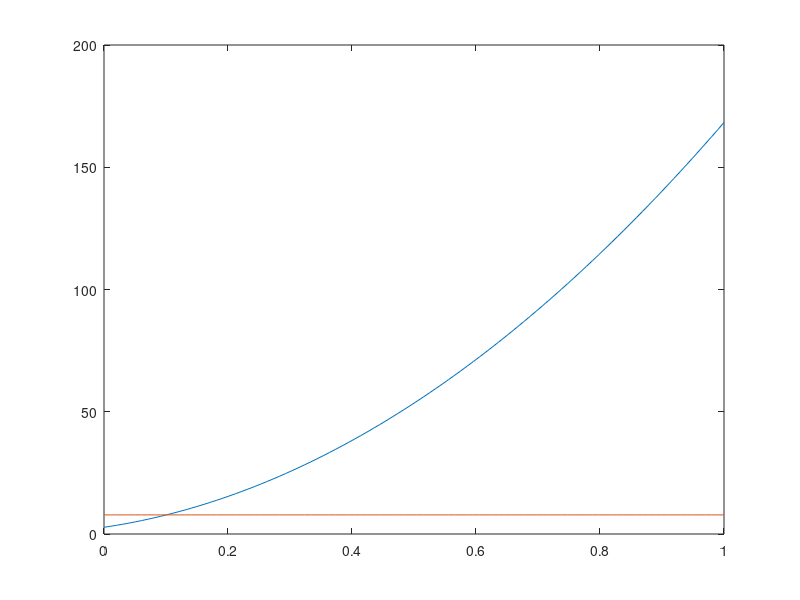

The MATLAB script that drew this image:
%-------------------------
%      Computational
%       Biology II
%         Task 1
%-------------------------
x=linspace(0,1);
Ntot=374;
f11=(64+53*(1-x))/374;
f12=(85+53*x)/374;
f21=(114+53*x)/374;
f22=(58-53*x)/374;
p1=202/374;
p2=172/374;
q1=231/374;
q2=143/374;
chi2=((f11-p1*q1).^2/(p1*q1)+(f12-p1*q2).^2/(p1*q2)+...
  (f21-p2*q1).^2/(p2*q1)+(f22-p2*q2).^2/(p2*q2))*Ntot;
chi2Theory=chi2inv(0.95,3)*ones(1,length(x));% 3 frihetsgrader
%chi2=374^(-1)/1147698552*(139876*2*19822^2*x.^2-15333120*x+139876*2*2904^2);
plot(x,chi2)
hold on 
plot(x,chi2Theory)









